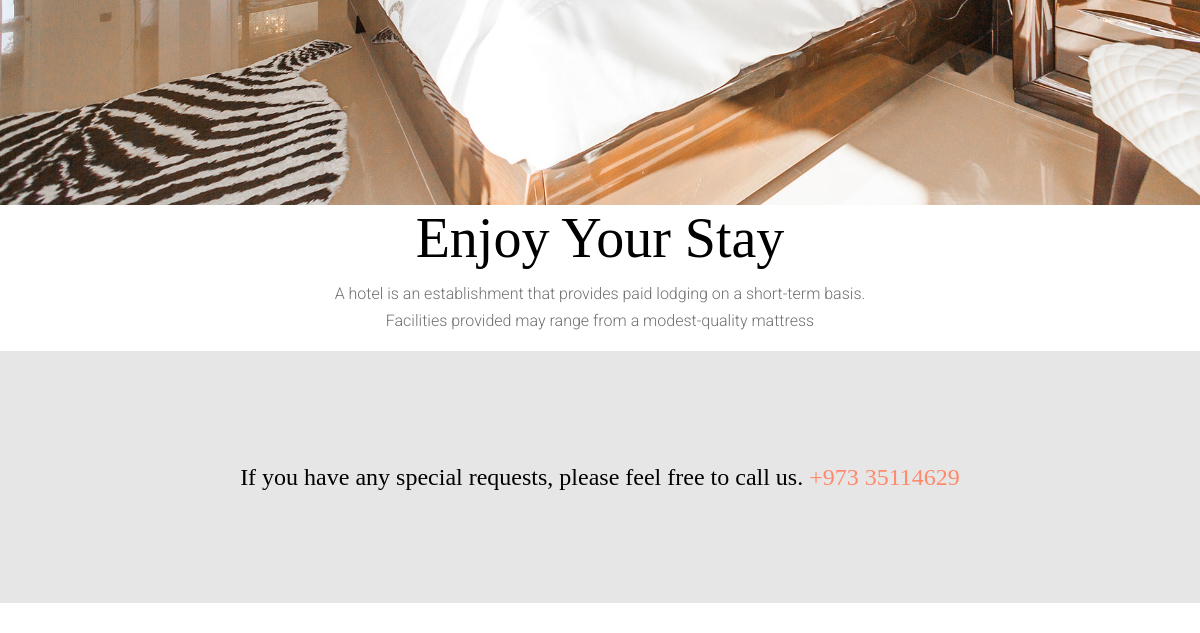
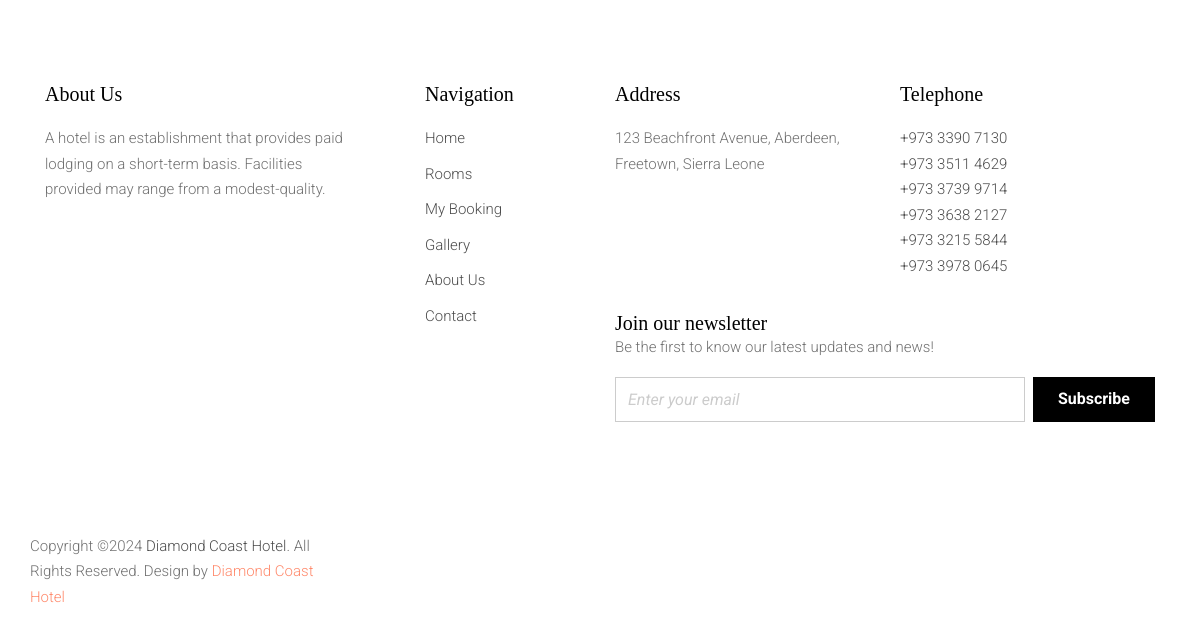
The app's page /rooms.php (signed in, lower part), older data (2 pictures, top to bottom).
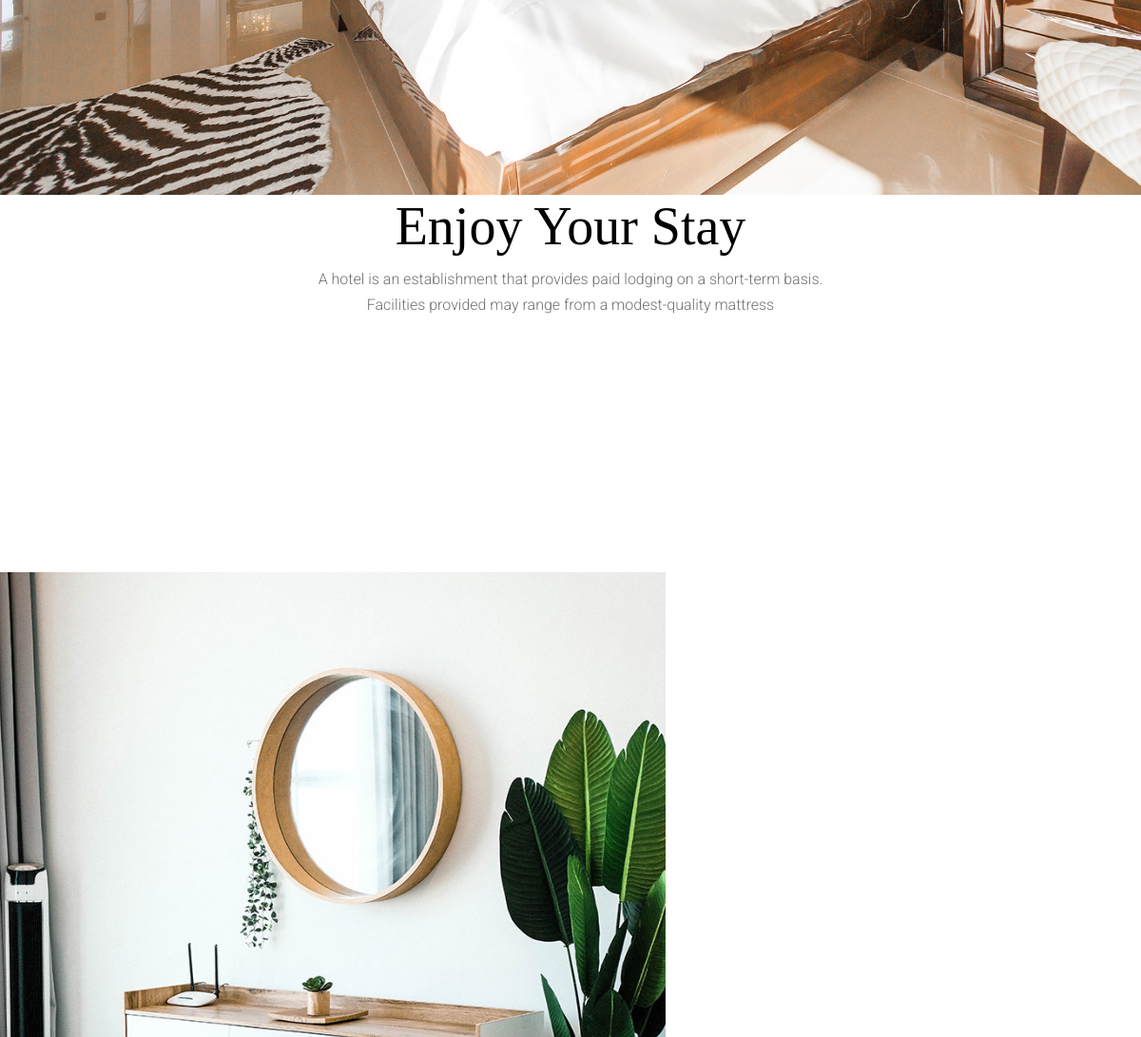
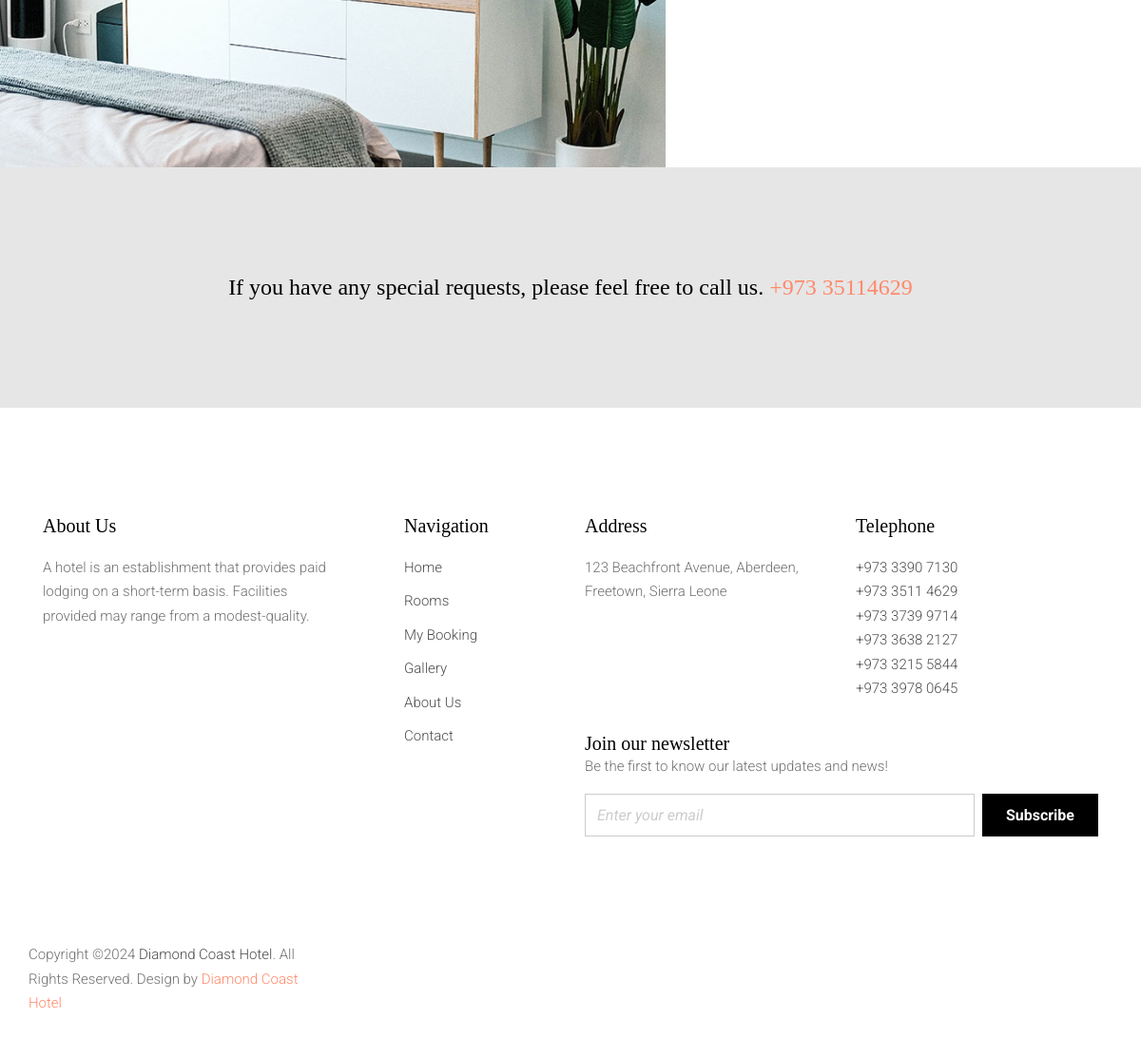
The same page, newer data (2 pictures, top to bottom).
### tables this page shows
CREATE TABLE `room_types` (
  `id` int(11) NOT NULL,
  `name` varchar(50) NOT NULL,
  `description` text NOT NULL,
  `amenities` text NOT NULL,
  `price` decimal(10,2) NOT NULL,
  `image_url` varchar(255) NOT NULL
);

### rooms.php (the view, shortened to what this page needs)
<?php
$conn = getDBConnection();
$sql = "SELECT * FROM room_types";
$result = $conn->query($sql);
$rooms = [];
if ($result->num_rows > 0) {
  while ($row = $result->fetch_assoc()) {
    $rooms[] = $row;
  }
}
?>
<!doctype html>
<html lang="en">
<head>
  <link rel="stylesheet" type="text/css" href="https://cdnjs.cloudflare.com/ajax/libs/font-awesome/6.5.2/css/all.min.css">
  <link rel="stylesheet" href="css/vendor/icomoon/style.css">
  <link rel="stylesheet" href="css/vendor/owl.carousel.min.css">
  <link rel="stylesheet" href="css/vendor/aos.css">
  <link rel="stylesheet" href="css/vendor/animate.min.css">
  <link rel="stylesheet" href="css/vendor/bootstrap.css">
  <link rel="stylesheet" href="css/style.css">
</head>
<body>
  <div class="untree_co--site-wrap">
    <main class="untree_co--site-main">
      <div class="untree_co--site-hero inner-page" style="background-image: url('images/slider_2.jpg')">
        <div class="container">
          <div class="row align-items-center justify-content-center">
          </div>
        </div>
      </div>
      <div class="row justify-content-center text-center site-section pt-0">
        <div class="col-md-6">
          <h2 class="display-4 whiteTxt" data-aos="fade-up">Enjoy Your Stay</h2>
          <p data-aos="fade-up" data-aos-delay="100">A hotel is an establishment that provides paid lodging on a short-term basis. Facilities provided may range from a modest-quality mattress </p>
        </div>
      </div>
      <div class="container-fluid px-md-0">
    <?php foreach ($rooms as $room): ?>
    <div class="row no-gutters align-items-stretch room-animate site-section">
        <div class="col-md-7 <?php echo ($room['id'] % 2 == 0) ? 'order-md-2' : ''; ?> img-wrap" data-jarallax-element="-100">
            <div class="bg-image h-100" style="background-color: #efefef; background-image: url('images/<?php echo htmlspecialchars($room['image_url']); ?>');"></div>
        </div>
        <div class="col-md-5">
            <div class="row justify-content-center">
                <div class="col-md-8 py-5">
                    <h3 class="display-4 heading"><?php echo htmlspecialchars($room['name']); ?></h3>
                </div>
            </div>
        </div>
    </div>
    <?php endforeach; ?>
</div>
  </div>
  <?php include 'specialRequest.php'; ?>
  <?php include 'footer.php'; ?>
</body>
</html>

### specialRequest.php
<div class="untree_co--site-section py-5 bg-body-darker cta">
  <div class="container">
    <div class="row">
      <div class="col-12 text-center">
        <h4 class="m-0 p-0">If you have any special requests, please feel free to call us. <a href="tel:+97335114629">+973 35114629</a></h4>
      </div>
    </div>
  </div>
</div>

### footer.php (shortened to what this page needs)
<footer class="untree_co--site-footer">
        <div class="container">
          <div class="row">
            <div class="col-md-4 pr-md-5">
              <h3>About Us</h3>
              <p>A hotel is an establishment that provides paid lodging on a short-term basis. Facilities provided may range from a modest-quality.</p>
            </div>
            <div class="col-md-8 ml-auto">
              <div class="row">
                <div class="col-md-3">
                  <h3>Navigation</h3>
                  <ul class="list-unstyled">
                    <li><a href="#" class="whiteTxt">Home</a></li>
                    <li><a href="#" class="whiteTxt">Rooms</a></li>
                    <li><a href="#" class="whiteTxt">My Booking</a></li>
                    <li><a href="#" class="whiteTxt">Gallery</a></li>
                    <li><a href="#" class="whiteTxt">About Us</a></li>
                    <li><a href="#" class="whiteTxt">Contact</a></li>
                  </ul>
                </div>
                <div class="col-md-9 ml-auto">
                  <div class="row mb-3">
                    <div class="col-md-6">
                      <h3>Address</h3>
                      <address>123 Beachfront Avenue, Aberdeen, <br> Freetown, Sierra Leone</address>
                    </div>
                    <div class="col-md-6">
                      <h3>Telephone</h3>
                      <p>
                        <a href="#" class="whiteTxt">+973 3390 7130</a> <br>
                        <a href="#" class="whiteTxt">+973 3511 4629</a> <br>
                        <a href="#" class="whiteTxt">+973 3739 9714</a> <br>
                        <a href="#" class="whiteTxt">+973 3638 2127</a> <br>
                        <a href="#" class="whiteTxt">+973 3215 5844</a> <br>
                        <a href="#" class="whiteTxt">+973 3978 0645</a> <br>
                      </p>
                    </div>
                  </div>
                  <div class="newsletter-subscribe">
                <h3 class="mb-0">Join our newsletter</h3>
                   <p>Be the first to know our latest updates and news!</p>
                  <form id="subscribeForm" class="form-subscribe" action="#">
                    <div class="form-group d-flex">
                        <input type="email" class="form-control mr-2" id="subscribeEmail" placeholder="Enter your email" required>
                      <input type="submit" value="Subscribe" class="btn btn-black px-4 text-white">
                     </div>
                  </form>
              </div>
              </div>
            </div>
          </div>
          <div class="row mt-5 pt-5 align-items-center">
            <div class="col-md-6 text-md-left">
              <p>
                Copyright &copy;<script>document.write(new Date().getFullYear());</script> <a href="home.php">Diamond Coast Hotel</a>. All Rights Reserved. Design by <a href="#" target="_blank" class="text-primary">Diamond Coast Hotel</a>
              </p>
            </div>
          </div>
        </div>
      </footer>

### css/style.css (style rules this page uses)
body { font-family: "Roboto", sans-serif; background-color: #fff; font-weight: 300; color: rgba(0, 0, 0, 0.5); color: #707070; line-height: 1.7; overflow-x: hidden; position: relative; }
body:before { content: ""; position: absolute; left: 0; right: 0; bottom: 0; top: 0; background: rgba(0, 0, 0, 0.5); visibility: hidden; opacity: 0; -webkit-transition: .3s all ease; -o-transition: .3s all ease; transition: .3s all ease; z-index: 8; }
h1, h2, h3, h4, h5, h6, .h1, .h2, .h3, .h4, .h5, .h6 { font-family: "Cormorant Garamond", serif; color: #000; }
a { -webkit-transition: .3s all ease; -o-transition: .3s all ease; transition: .3s all ease; }
a, a:hover { text-decoration: none !important; }
.untree_co--site-section { padding: 7rem 0; position: relative; clear: both; width: 100%; }
.untree_co--site-hero { background-size: cover; background-position: center center; background-repeat: no-repeat; }
.untree_co--site-hero, .untree_co--site-hero > .container > .row { height: 100vh; min-height: 500px; }
.bg-image { background-size: cover; background-position: center center; background-repeat: no-repeat; }
.untree_co--site-wrap { width: calc(100%); -webkit-transition: 1s -webkit-transform cubic-bezier(0.23, 1, 0.32, 1); transition: 1s -webkit-transform cubic-bezier(0.23, 1, 0.32, 1); -o-transition: 1s transform cubic-bezier(0.23, 1, 0.32, 1); transition: 1s transform cubic-bezier(0.23, 1, 0.32, 1); transition: 1s transform cubic-bezier(0.23, 1, 0.32, 1), 1s -webkit-transform cubic-bezier(0.23, 1, 0.32, 1); }
.bg-body-darker { background: #e6e6e6; }
.cta { padding: 7rem 0 !important; }
footer { padding: 7rem 0; font-size: 15px; }
footer h3 { font-size: 20px; margin-bottom: 20px; color: #000; }
footer a { color: rgba(0, 0, 0, 0.7); }
footer ul li { margin-bottom: 10px; }
footer .form-subscribe .form-control { background: none; border-radius: 0; border: 1px solid #ccc; }
.form-control, .btn { height: 45px; border-radius: 0; }
.btn { font-size: 16px; font-weight: 700; }
.btn.btn-black { background: #000; color: #fff; }
.form-control { background: none; border-radius: 0; border: 1px solid #ccc; }
.room-animate .heading { line-height: 0; }
.room-animate .img-wrap { position: relative; overflow: hidden; }
.room-animate .img-wrap .bg-image { position: relative; z-index: 1; }

Row changes from the older to the newer data that the page shows:
added room_types: image_url (picture)
